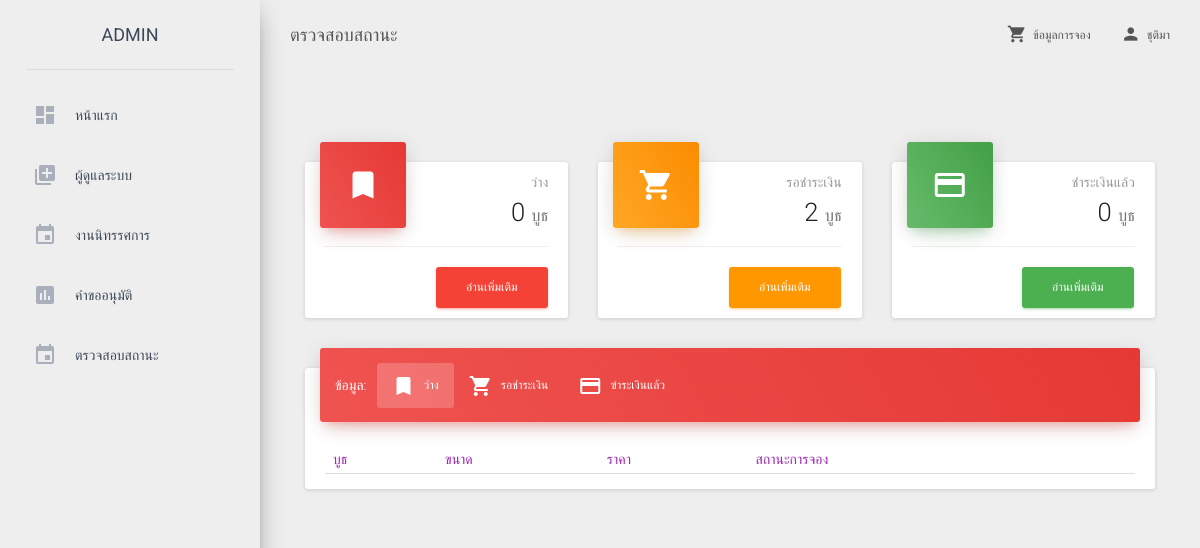
Screenshot of /admin_check_event.php?event_id=13 (signed in) with the database file from the repository.
### tables this page shows
CREATE TABLE `events` (
  `event_id` int(10) UNSIGNED NOT NULL,
  `ev_name` varchar(100) NOT NULL,
  `ev_caption` varchar(255) NOT NULL,
  `ev_dateS` date NOT NULL,
  `ev_dateF` date NOT NULL,
  `ev_dateRS` date NOT NULL,
  `ev_dateRF` date NOT NULL,
  `status` varchar(1) NOT NULL,
  `create_by` varchar(100) NOT NULL,
  `update_by` varchar(100) NOT NULL,
  `create_at` timestamp NOT NULL DEFAULT CURRENT_TIMESTAMP ON UPDATE CURRENT_TIMESTAMP,
  `update_at` timestamp NOT NULL DEFAULT '0000-00-00 00:00:00'
);

### admin_check_event.php (the view, shortened to what this page needs)
  <!doctype html>
  <html lang="en">
  <head>
    <link href="css/m/bootstrap.min.css" rel="stylesheet" />
    <link href="css/m/material-dashboard.css?v=1.2.0" rel="stylesheet" />
    <link href="css/m/demo.css" rel="stylesheet" />
    <link href="http://maxcdn.bootstrapcdn.com/font-awesome/latest/css/font-awesome.min.css" rel="stylesheet">
</head>
<body>
    <div class="wrapper">
        <div class="sidebar" data-color="red">
    <div class="logo">
        <a href="admin_home.php" class="simple-text">
            ADMIN
        </a>
    </div>
    <div class="sidebar-wrapper">
        <ul class="nav">
            <li>
                <a href="admin_home.php">
                    <i class="material-icons">dashboard</i>
                    <p>หน้าแรก</p>
                </a>
            </li>
            <li class="dropdown">
                <a href="admin_add_user.php">
                    <i class="material-icons">library_add</i>
                    <p>ผู้ดูแลระบบ</p>
                </a>
            </li>
            <li class="dropdown">
                <a href="#" class="dropdown-toggle" data-toggle="dropdown">
                    <i class="material-icons">event</i>
                    <p>งานนิทรรศการ</p>
                </a>
            </li>
            <li class="dropdown">
                <a href="#" class="dropdown-toggle" data-toggle="dropdown">
                    <i class="material-icons">assessment</i>
                    <p>คำขออนุมัติ</p>
                </a>
            </li>
            <li class="dropdown">
                <a href="#" class="dropdown-toggle" data-toggle="dropdown">
                    <i class="material-icons">event</i>
                    <p>ตรวจสอบสถานะ</p>
                </a>
            </li>
        </div>
    </div>
    <div class="main-panel">
        <nav class="navbar navbar-transparent navbar-absolute">
            <div class="container-fluid">
                <div class="navbar-header">
                    <a class="navbar-brand" href="admin_check_event.php"> ตรวจสอบสถานะ</a>
                </div>
                <div class="collapse navbar-collapse">
                    <ul class="nav navbar-nav navbar-right">
                        <li >
                            <a href="show.php">
                                <i class="material-icons">shopping_cart</i>
                                ข้อมูลการจอง
                            </a>
                        </li>
                        <li class="dropdown">
                            <a href="#" class="dropdown-toggle" data-toggle="dropdown">
                                <i class="material-icons">person</i>
                                <?php echo $_SESSION['Name']; ?>
                            </a>
                        </li>
                    </ul>
                </div>
            </div>
        </nav>
        <div class="content">
            <div class="container-fluid">
              <?php
              include('connect.php');
              $id = null;
              if(isset($_GET["event_id"]))
              {
                $id = $_GET["event_id"];
            }
            $sql = "SELECT * FROM `events` WHERE event_id = '".$id."' ";
            $query = mysqli_query($con,$sql);
            while ($data = mysqli_fetch_array($query) ) {?>
                <div class="col-lg-4 col-md-6 col-sm-6">
                    <div class="card card-stats">
                        <div class="card-header" data-background-color="red">
                            <i class="material-icons">bookmark</i>
                        </div>
                        <div class="card-content">
                            <p class="category">ว่าง</p>
                            <h3 class="title">
                             <?php
                             $sql1 = " SELECT COUNT(booth_id) as cnt_booth_f FROM booths, zones, events where booths.zone_id = zones.zone_id and zones.event_id = events.event_id and events.event_id = " . $data['event_id'] . " and booths.status='f'";
                             $cnt_booth_f_query = mysqli_query($con,$sql1);
                             $row_booth = mysqli_fetch_array($cnt_booth_f_query);
                             echo $row_booth['cnt_booth_f'];
                             ?>
                             <small>บูธ</small>
                         </h3>
                     </div>
                     <div class="card-footer">
                        <a href="admin_check_free.php?event_id=<?php echo $data["event_id"];?>" class="btn btn-danger pull-right">อ่านเพิ่มเติม</a>
                    </div>
                </div>
            </div>
            <div class="col-lg-4 col-md-6 col-sm-6">
                <div class="card card-stats">
                    <div class="card-header" data-background-color="orange">
                        <i class="material-icons">shopping_cart</i>
                    </div>
                    <div class="card-content">
                        <p class="category">รอชำระเงิน</p>
                        <h3 class="title">
                            <?php
                            $sql = " SELECT COUNT(booth_id) as cnt_booth_w FROM booths, zones, events where booths.zone_id = zones.zone_id and zones.event_id = events.event_id and events.event_id = " . $data['event_id'] . " and booths.status='w'";
                            $cnt_booth_w_query = mysqli_query($con,$sql);
                            $row_booth = mysqli_fetch_array($cnt_booth_w_query);
                            echo $row_booth['cnt_booth_w'];
                            ?>
                            <small>บูธ</small>
                        </h3>
                    </div>
                    <div class="card-footer">
                        <a href="admin_check_wait.php?event_id=<?php echo $data["event_id"];?>" class="btn btn-warning pull-right">อ่านเพิ่มเติม</a>
                    </div>
                </div>
            </div>
            <div class="col-lg-4 col-md-6 col-sm-6">
                <div class="card card-stats">
                    <div class="card-header" data-background-color="green">
                        <i class="material-icons">credit_card</i>
                    </div>
                    <div class="card-content">
                        <p class="category">ชำระเงินแล้ว</p>
                        <h3 class="title">
                           <?php
                           $sql = " SELECT COUNT(booth_id) as cnt_booth_p FROM booths, zones, events where booths.zone_id = zones.zone_id and zones.event_id = events.event_id and events.event_id = " . $data['event_id'] . " and booths.status='p'";
                           $cnt_booth_p_query = mysqli_query($con,$sql);
                           $row_booth = mysqli_fetch_array($cnt_booth_p_query);
                           echo $row_booth['cnt_booth_p'];
                           ?>
                           <small>บูธ</small>
                       </h3>
                   </div>
                   <div class="card-footer">
                    <a href="admin_check_pay.php?event_id=<?php echo $data["event_id"];?>" class="btn btn-success pull-right">อ่านเพิ่มเติม</a>
                    <?php
                }
                ?>
            </div>
        </div>
    </div>
    <div class="content">
        <div class="container-fluid">
            <div class="row">
                <div class="col-lg-12 col-md-12">
                    <div class="card card-nav-tabs">
                        <div class="card-header" data-tabs="tabs" data-background-color="red">
                            <div class="nav-tabs-navigation">
                                <div class="nav-tabs-wrapper">
                                    <span class="nav-tabs-title">ข้อมูล:</span>
                                    <ul class="nav nav-tabs">
                                        <li class="active">
                                            <a href="#free" data-toggle="tab">
                                                <i class="material-icons">bookmark</i> ว่าง
                                                <div class="ripple-container"></div>
                                            </a>
                                        </li>
                                        <li class="">
                                            <a href="#wait" data-toggle="tab" data-tabs="tabs">
                                                <i class="material-icons">shopping_cart</i> รอชำระเงิน
                                                <div class="ripple-container"></div>
                                            </a>
                                        </li>
                                        <li class="">
                                            <a href="#pay" data-toggle="tab" data-tabs="tabs">
                                                <i class="material-icons">credit_card</i> ฃำระเงินแล้ว
                                                <div class="ripple-container"></div>
                                            </a>
                                        </li>
                                    </ul>
                                </div>
                            </div>
                        </div>
                        <div class="card-content">
                            <div class="tab-content">
                                <div class="tab-pane active" id="free">
                                    <table class='table'>
                                     <thead class='text-primary'>
                                       <tr>
                                         <th>บูธ</th>
                                         <th>ขนาด</th>
                                         <th>ราคา</th>
                                         <th>สถานะการจอง</th>
                                         <th></th>
                                     </tr>
                                 </thead>
                                </table>
                            </div>
                    </div>
                </div>
            </div>
        </div>
    </div>
</body>
    </html>

### rows the page displays
events: cnt_booth_f "0", cnt_booth_w "2", cnt_booth_p "0"

### other values shown
$_SESSION['Name'] "ชุติมา"
